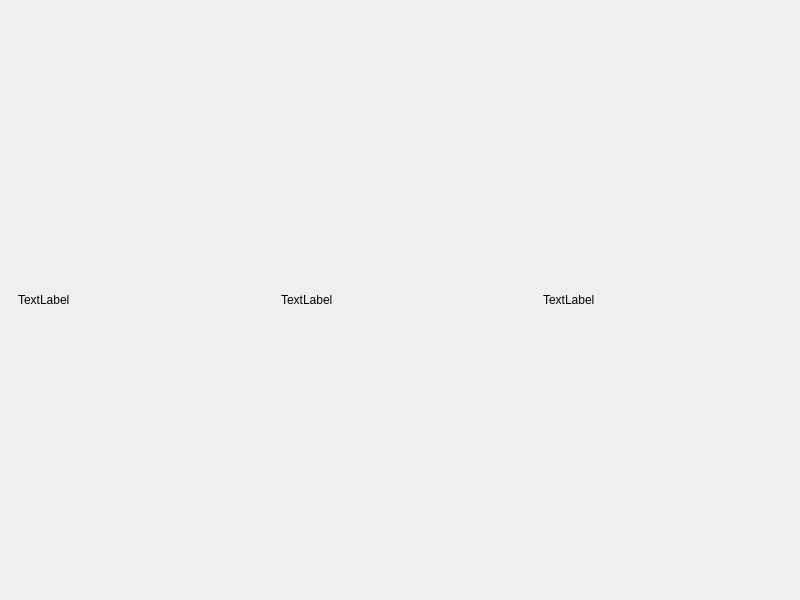
<?xml version="1.0" encoding="UTF-8"?>
<ui version="4.0">
 <class>MainWindow</class>
 <widget class="QMainWindow" name="MainWindow">
  <property name="geometry">
   <rect>
    <x>0</x>
    <y>0</y>
    <width>800</width>
    <height>600</height>
   </rect>
  </property>
  <property name="windowTitle">
   <string>MainWindow</string>
  </property>
  <widget class="QWidget" name="centralwidget">
   <layout class="QGridLayout" name="gridLayout">
    <item row="0" column="0">
     <layout class="QHBoxLayout" name="horizontalLayout">
      <item>
       <widget class="QWidget" name="left" native="true">
        <layout class="QVBoxLayout" name="verticalLayout">
         <item>
          <widget class="QLabel" name="label">
           <property name="text">
            <string>TextLabel</string>
           </property>
          </widget>
         </item>
        </layout>
       </widget>
      </item>
      <item>
       <widget class="QWidget" name="middle" native="true">
        <layout class="QVBoxLayout" name="verticalLayout_2">
         <item>
          <widget class="QLabel" name="label_2">
           <property name="text">
            <string>TextLabel</string>
           </property>
          </widget>
         </item>
        </layout>
       </widget>
      </item>
      <item>
       <widget class="QWidget" name="right" native="true">
        <layout class="QVBoxLayout" name="verticalLayout_3">
         <item>
          <widget class="QLabel" name="label_3">
           <property name="text">
            <string>TextLabel</string>
           </property>
          </widget>
         </item>
        </layout>
       </widget>
      </item>
     </layout>
    </item>
   </layout>
  </widget>
 </widget>
 <resources/>
 <connections/>
</ui>
